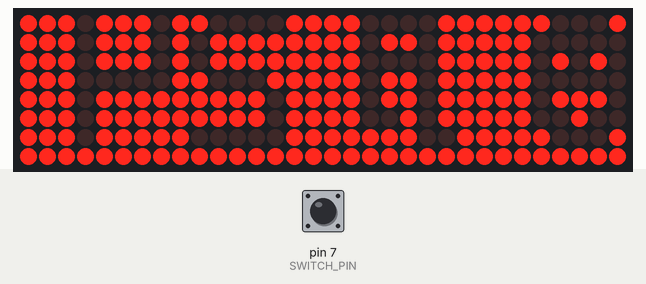
Bench run of a sketch on a simulated Arduino Uno, built with avr-gcc and run on an emulated ATmega328P. Shown: 32×8 LED matrix. The inputs (shaded band) are chosen by the test bench; at power-on: pin 7 (SWITCH_PIN) HIGH.

Above: at 4.2 s.
4.3 s: pin 7 (SWITCH_PIN) pulled LOW for 0.15 s
At 4.37 s:
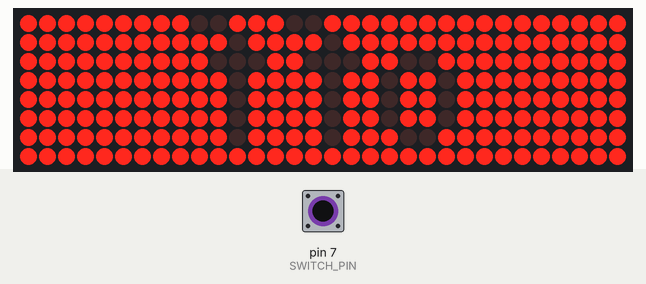
5.9 s: pin 7 (SWITCH_PIN) pulled LOW for 3.2 s
Timing chart, 0 to 8.9 s (numbered marks = the images above; inputs shaded):
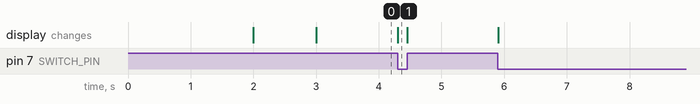

Measured:
- after the input at 4.3 s, the display: changes at once (image 1)

The sketch:

timer.ino
```cpp
#include <Servo.h>
#include <MD_Parola.h>
#include <MD_MAX72xx.h>
#include <TimeLib.h>
#include <SPI.h>

#define SERVO_PIN 3
#define MAX_DEVICES 4 // number of led display
#define CS_PIN 10
#define SWITCH_PIN 7
#define SWITCH_DEGREE 18
//#define HARDWARE_TYPE MD_MAX72XX::ICSTATION_HW
#define HARDWARE_TYPE MD_MAX72XX::DR1CR1RR0_HW
//https://majicdesigns.github.io/MD_MAX72XX/class_m_d___m_a_x72_x_x.html
#define LAMP_MODULE false
#define DISPLAY_MODULE true
#define SWITCH_MODULE true
#define TOMATO_WORK 25 //minutes
#define TOMATO_REST 5 //minutes

// fonts: https://github.com/MajicDesigns/MD_MAX72XX/blob/main/Font%20Builder/sys_var_single.txt
Servo lamp; // servo controller (multiple can exist)

MD_Parola myDisplay = MD_Parola(HARDWARE_TYPE, CS_PIN, MAX_DEVICES);
int pos = 3;    // servo starting position
String msgStr = "\x010 \x00a"; // display message before receiving msg from PC
bool lastStatus = false; // button status
bool working = false; // timer status
unsigned long workStart = 0; // work start time
unsigned long workingZone = TOMATO_WORK * 60000; // working time in ms
unsigned long relaxingZone = TOMATO_REST * 60000; //resting time in ms
unsigned long tomatoPeriod = workingZone + relaxingZone; // one period in ms

void setup() {
  if (LAMP_MODULE){lamp.attach(SERVO_PIN); } // start servo control
  lamp.write(-10);
  delay(2000);

  if (DISPLAY_MODULE) {
    Serial.begin(9600);
    //setSyncProvider(requestSync);
    myDisplay.begin();
    myDisplay.setIntensity(0);
    myDisplay.setInvert(true);
    //myDisplay.setTextAlignment(PA_CENTER);
    myDisplay.setTextAlignment(PA_RIGHT);
    myDisplay.setZoneEffect(0, true, PA_FLIP_LR);
  }
  delay(1000);
  //lamp.write(13);

}

void loop() {
  if (SWITCH_MODULE) {
    if (digitalRead(SWITCH_PIN) == LOW) {
      myDisplay.setTextAlignment(PA_CENTER);
      myDisplay.print("off");
      // button is released
      if (lastStatus) { lamp.write(0); lastStatus = false; }
    }
    else {
      myDisplay.setTextAlignment(PA_RIGHT);
      pomodoroTimer();// myDisplay.print("on");
      // button is pressed
      lamp.write(SWITCH_DEGREE);
      if (not lastStatus) {
        lamp.write(SWITCH_DEGREE);
        lastStatus = true;
        workStart = millis();
      }
    }
  }
}
void pomodoroTimer() {
  unsigned long currentTime = (millis() - workStart) % tomatoPeriod;
  if (currentTime > workingZone){
    int secDisplay = ((tomatoPeriod - currentTime) % 60000)/1000;
    int minDisplay = (tomatoPeriod - currentTime) / 60000;
    myDisplay.print("r"+String(minDisplay)+":"+String(secDisplay));
  } else {
    int secDisplay = ((workingZone - currentTime) % 60000)/1000;
    int minDisplay = (workingZone -currentTime) / 60000;
    myDisplay.print("\x002 \x00e "+String(minDisplay));
  }
}

  //if (DISPLAY_MODULE) {
  //  myDisplay.setTextAlignment(PA_CENTER);
  //  myDisplay.print(msgStr);
  //  if (Serial.available()) {
  //    msgStr = Serial.readString();
  //    msgStr.trim();
  //    Serial.print(msgStr);
  //  }
  //}
  //if (LAMP_MODULE) {
  //  for (pos = 0; pos <= 180; pos += 1) { // goes from 0 degrees to 180 degrees
  //    // in steps of 1 degree
  //    lamp.write(pos);              // tell servo to go to position in variable 'pos'
  //    delay(15); // delay to allow the servo to reach the desired position
  //    if (pos==90){
  //      delay(5000); //wait 5 seconds once positioned at 90 degrees
  //    }
  //  }
  //  delay(5000); // wait 5 seconds after reaching 180 degrees

  //  for (pos = 180; pos >= 0; pos -= 1) { // goes from 180 degrees to 0 degrees
  //    lamp.write(pos);              // tell servo to go to position in variable 'pos'
  //    delay(15);
  //    if (pos==90){
  //      delay(5000); // wait 5 seconds once positioned at 90 degrees
  //    }
  //  }
  //  delay(5000); // wait 5 seconds after arriving back at 0 degrees
  //}
  //}
```
